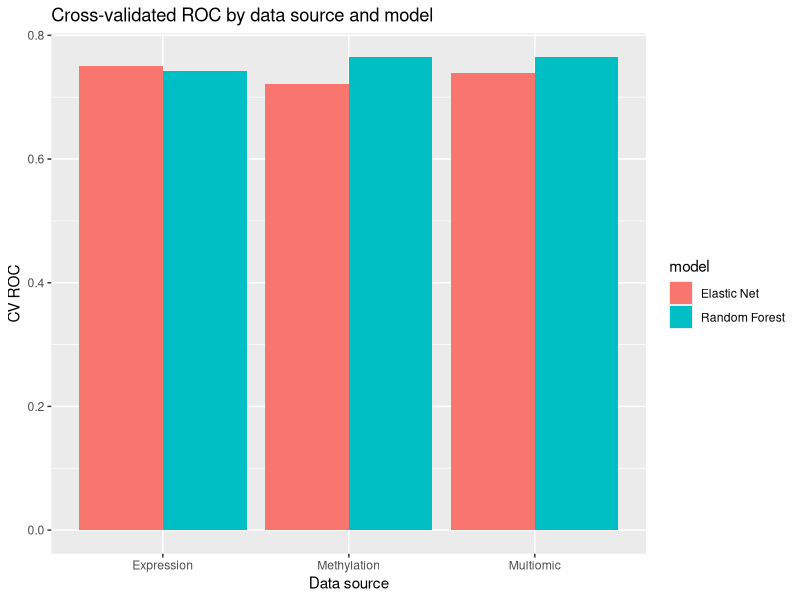
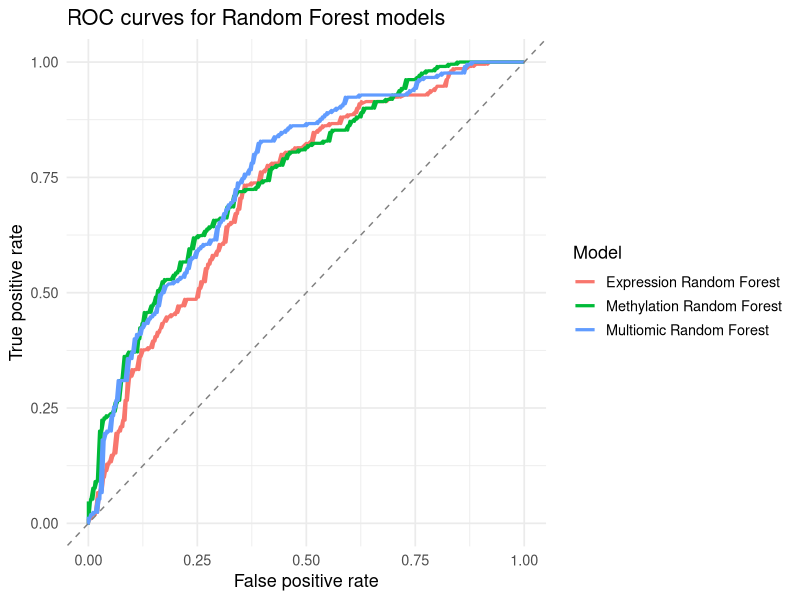
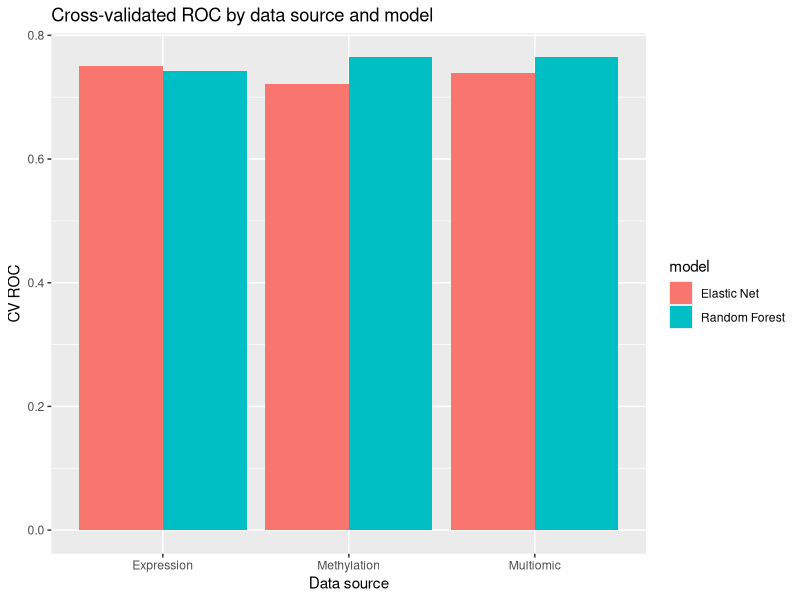
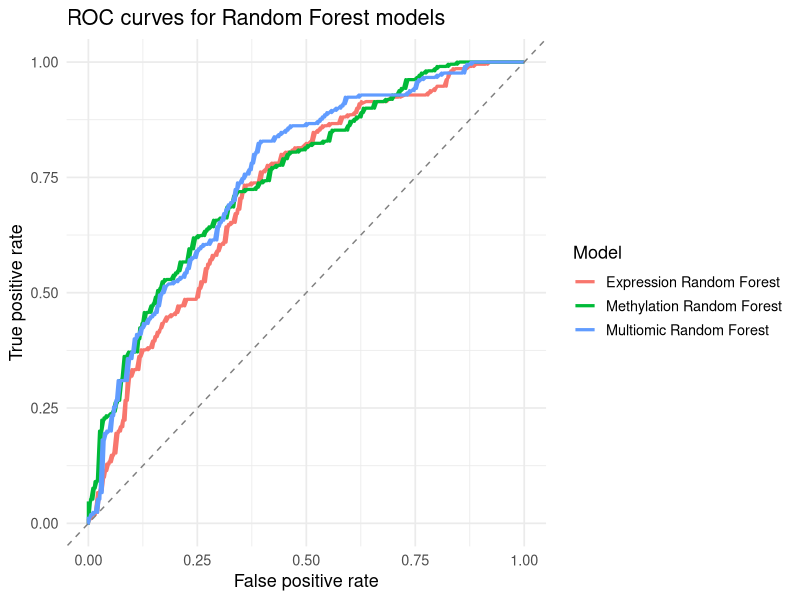

Recreate these plots in R, in order.
## ---- chunk 1
#--------------------------------------------------
# 1. Load packages and result tables
#--------------------------------------------------

library(tidyverse)
library(here)

dir.create(here("outputs", "tables"), recursive = TRUE, showWarnings = FALSE)
dir.create(here("outputs", "figures"), recursive = TRUE, showWarnings = FALSE)

expr_model_summary <- read_csv(
  here("outputs", "tables", "expression_model_summary.csv"),
  show_col_types = FALSE)

expr_auc_summary <- read_csv(
  here("outputs", "tables", "expression_auc_summary.csv"),
  show_col_types = FALSE)

meth_model_summary <- read_csv(
  here("outputs", "tables", "methylation_model_summary.csv"),
  show_col_types = FALSE)

meth_auc_summary <- read_csv(
  here("outputs", "tables", "methylation_auc_summary.csv"),
  show_col_types = FALSE)

multi_model_summary <- read_csv(
  here("outputs", "tables", "multiomic_model_summary.csv"),
  show_col_types = FALSE)

multi_auc_summary <- read_csv(
  here("outputs", "tables", "multiomic_auc_summary.csv"),
  show_col_types = FALSE)
## ---- chunk 2
#--------------------------------------------------
# 2. Add source labels
#--------------------------------------------------

expr_model_summary <- expr_model_summary %>%
  mutate(data_source = "Expression")

meth_model_summary <- meth_model_summary %>%
  mutate(data_source = "Methylation")

multi_model_summary <- multi_model_summary %>%
  mutate(data_source = "Multiomic")

expr_auc_summary <- expr_auc_summary %>%
  mutate(data_source = "Expression")

meth_auc_summary <- meth_auc_summary %>%
  mutate(data_source = "Methylation")

multi_auc_summary <- multi_auc_summary %>%
  mutate(data_source = "Multiomic")

## ---- chunk 3
#--------------------------------------------------
# 3. Combine model summaries
#--------------------------------------------------

all_model_summary <- bind_rows(
  expr_model_summary,
  meth_model_summary,
  multi_model_summary) %>%
  mutate(
    model = recode(
      model,
      "ElasticNet" = "Elastic Net",
      "RandomForest" = "Random Forest"))

all_auc_summary <- bind_rows(
  expr_auc_summary,
  meth_auc_summary,
  multi_auc_summary) %>%
  mutate(
    model = recode(
      model,
      "ElasticNet" = "Elastic Net",
      "RandomForest" = "Random Forest"))

print(all_model_summary)
print(all_auc_summary)

write_csv(
  all_model_summary,
  here("outputs", "tables", "all_model_summary_extended.csv"))

write_csv(
  all_auc_summary,
  here("outputs", "tables", "all_auc_summary_extended.csv"))
## ---- chunk 4
#--------------------------------------------------
# 4. Create final comparison table
#--------------------------------------------------

final_comparison_extended <- all_model_summary %>%
  select(data_source, model, ROC, Sens, Spec, ROCSD, SensSD, SpecSD) %>%
  left_join(
    all_auc_summary,
    by = c("data_source", "model")) %>%
  distinct() %>%
  arrange(desc(ROC))

print(final_comparison_extended)

write_csv(
  final_comparison_extended,
  here("outputs", "tables", "final_model_comparison_extended.csv"))
## ---- chunk 5
#--------------------------------------------------
# 5. Display table for report
#--------------------------------------------------

report_table <- final_comparison_extended %>%
  mutate(
    ROC = round(ROC, 3),
    Sens = round(Sens, 3),
    Spec = round(Spec, 3),
    auc = round(auc, 3)) %>%
  select(
    "Data source" = data_source,
    Model = model,
    "CV ROC" = ROC,
    `Pooled AUC` = auc,
    Sensitivity = Sens,
    Specificity = Spec)

print(report_table)

write_csv(
  report_table,
  here("outputs", "tables", "report_model_table.csv"))
## ---- chunk 6
#--------------------------------------------------
# 6. AUC comparison bar chart
#--------------------------------------------------

p_auc <- final_comparison_extended %>%
  ggplot(aes(x = data_source, y = ROC, fill = model)) +
  geom_col(position = "dodge") +
  labs(
    title = "Cross-validated ROC by data source and model",
    x = "Data source",
    y = "CV ROC")

print(p_auc)

ggsave(
  here("outputs", "figures", "auc_comparison_extended.png"),
  plot = p_auc,
  width = 9,
  height = 5)
## ---- chunk 7
#--------------------------------------------------
# 7. Best overall model summary
#--------------------------------------------------

best_overall <- final_comparison_extended %>%
  slice_max(order_by = ROC, n = 1, with_ties = TRUE)

print(best_overall)

write_csv(
  best_overall,
  here("outputs", "tables", "best_overall_models.csv"))
## ---- chunk 8
best_by_source <- final_comparison_extended %>%
  group_by(data_source) %>%
  slice_max(order_by = ROC, n = 1, with_ties = TRUE) %>%
  ungroup()

write_csv(
  best_by_source,
  here("outputs", "tables", "best_by_data_source.csv"))
## ---- chunk 9
best_single_omics <- final_comparison_extended %>%
  filter(data_source %in% c("Expression", "Methylation")) %>%
  slice_max(order_by = ROC, n = 1, with_ties = TRUE)

write_csv(
  best_single_omics,
  here("outputs", "tables", "best_single_omics_model.csv"))
## ---- chunk 10
#--------------------------------------------------
# 8. ROC curves from saved CV predictions
#--------------------------------------------------

library(pROC)

expr_preds <- read_csv(
  here("outputs", "tables", "expression_cv_predictions.csv"),
  show_col_types = FALSE) %>%
  mutate(data_source = "Expression")

meth_preds <- read_csv(
  here("outputs", "tables", "methylation_cv_predictions.csv"),
  show_col_types = FALSE) %>%
  mutate(data_source = "Methylation")

multi_preds <- read_csv(
  here("outputs", "tables", "multiomic_cv_predictions.csv"),
  show_col_types = FALSE) %>%
  mutate(data_source = "Multiomic")

rf_preds <- bind_rows(expr_preds, meth_preds, multi_preds) %>%
  filter(model == "RandomForest") %>%
  mutate(
    model_label = paste(data_source, "Random Forest")
  )

roc_df <- rf_preds %>%
  group_by(model_label) %>%
  group_modify(~ {
    roc_obj <- roc(
      response = .x$obs,
      predictor = .x$Yes,
      levels = c("No", "Yes"),
      direction = "<")
    tibble(
      specificity = roc_obj$specificities,
      sensitivity = roc_obj$sensitivities)
  }) %>%
  ungroup()

p_roc <- roc_df %>%
  ggplot(aes(x = 1 - specificity, y = sensitivity, colour = model_label)) +
  geom_line(linewidth = 1.1) +
  geom_abline(
    intercept = 0,
    slope = 1,
    linetype = "dashed",
    colour = "grey50") +
  labs(
    title = "ROC curves for Random Forest models",
    x = "False positive rate",
    y = "True positive rate",
    colour = "Model") +
  theme_minimal(base_size = 13)

print(p_roc)

ggsave(
  here("outputs", "figures", "roc_curves_random_forest.png"),
  plot = p_roc,
  width = 8,
  height = 5,
  dpi = 300)
